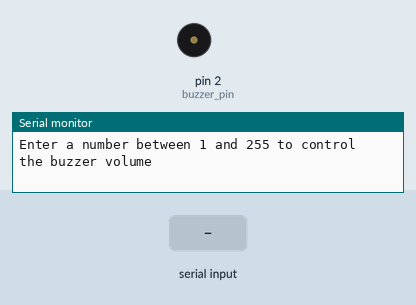
A sketch run on a simulated Arduino Uno, built with avr-gcc and run on an emulated ATmega328P. Parts: buzzer (waves = sounding, pin HIGH), the last lines printed to the serial monitor. The test bench sets the inputs (shaded band).

Above: at 1.2 s.
1.3 s: "30,150\n" received over Serial
At 2.5 s:
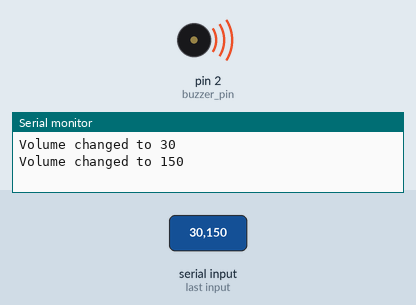
2.8 s: "90,45\n" received over Serial
At 3.4 s:
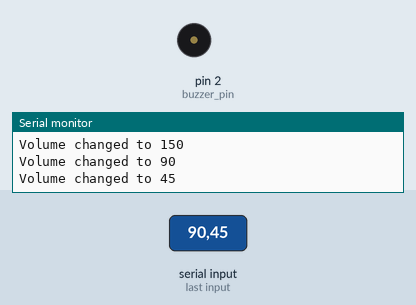
4.3 s: "200\n" received over Serial
At 5.7 s:
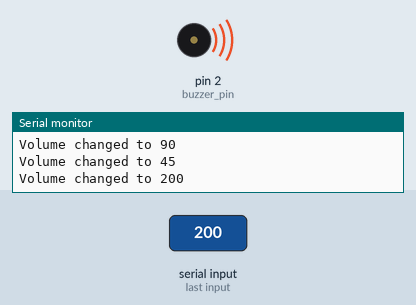
Timing chart, 0 to 7.3 s (numbered marks = the images above; inputs shaded):
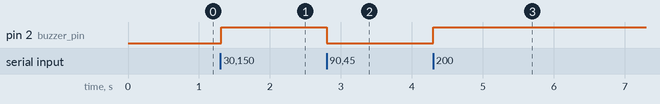

The sketch:

Task_6.ino
```cpp
/*
    Write code to change the volume of the piezo buzzer
    based on input from Serial monitor (Use PWM).
*/

int buzzer_pin = 2; // Stores buzzer pin number
int input;          // Stores user input

void setup()
{
    Serial.begin(9600);          // Initialise serial communication
    pinMode(buzzer_pin, OUTPUT); // Set buzzer pin to output
    // Print message in Serial monitor
    Serial.println("Enter a number between 1 and 255 to control the buzzer volume");
}

void loop()
{
    input = Serial.parseInt();        // Get input from serial monitor
    if ((input > 0) && (input < 256)) // Ensure the value is within the boundry
    {
        Serial.print("Volume changed to "); // Print message
        Serial.println(input);
        analogWrite(buzzer_pin, input); // Set buzzer pin to the input frequency
    }
    delay(10); // Delay 10ms for performance
}
```

Measured:
- after the input at 1.3 s, pin 2 (buzzer_pin): LOW → HIGH at once
- after the input at 2.8 s, pin 2 (buzzer_pin): HIGH → LOW at once
- after the input at 4.3 s, pin 2 (buzzer_pin): LOW → HIGH at once
